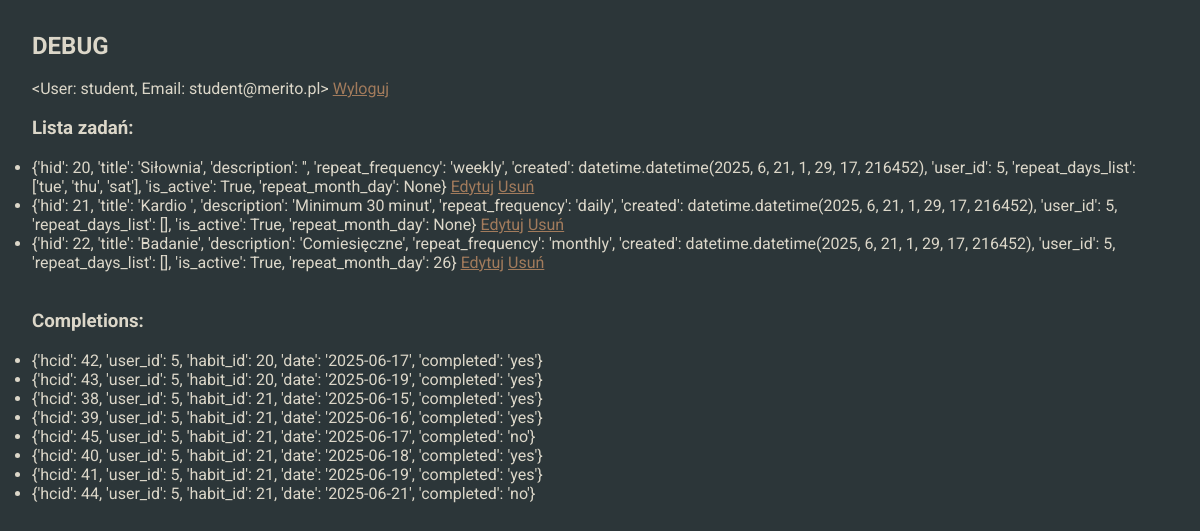
The app's page /debug (signed in) with its own data.
### habitcakesapp/blueprints/userbase/models.py (models this page shows, shortened)
class User(db.Model, UserMixin):
    __tablename__ = 'users'
    uid = db.Column(db.Integer, primary_key=True)
    username = db.Column(db.String, nullable=False)
    password = db.Column(db.String, nullable=False)
    email = db.Column(db.String, nullable=False)
    role = db.Column(db.String,default='user', nullable=False)
    habits = db.relationship('Habit', back_populates='user')
    __table_args__ = (
        db.UniqueConstraint('email', name='_email_uc'),
    )
    def __repr__(self):
        return f'<User: {self.username}, Email: {self.email}>'

### habitcakesapp/blueprints/habits/models.py (models this page shows, shortened)
class Habit(db.Model):
    __tablename__ = 'habits'
    hid = db.Column(db.Integer, primary_key=True)
    title = db.Column(db.String, nullable=False)
    description = db.Column(db.String, nullable=True)
    repeat_frequency = db.Column(db.String, nullable=True)
    repeat_day = db.Column(db.String, nullable=True)
    created = db.Column(db.DateTime, default=datetime.now(), nullable=False)
    is_active = db.Column(db.Boolean, default=True, nullable=False)
    repeat_month_day = db.Column(db.Integer,nullable=True)
    user_id = db.Column(db.Integer, db.ForeignKey('users.uid'), nullable=False, index=True)
    user = db.relationship('User', back_populates='habits')
    completions = db.relationship('HabitCompletion', backref='habit', cascade="all, delete-orphan")

### habitcakesapp/blueprints/core/routes.py (the view)
@core.route('/debug')
@login_required
def debug():
    processed_habits = [
        {
            'hid': h.hid,
            'title': h.title,
            'description': h.description,
            'repeat_frequency': h.repeat_frequency,
            'created': h.created,
            'user_id': h.user_id,
            'repeat_days_list': h.repeat_day.split('.') if h.repeat_day else [],
            'is_active': h.is_active,
            'repeat_month_day': h.repeat_month_day
        }
        for h in current_user.habits
    ]
    completions = HabitCompletion.query.filter_by(user_id=current_user.uid).all()
    processed_completions = [
        {
            'hcid': c.hcid,
            'user_id': c.user_id,
            'habit_id': c.habit_id,
            'date': str(c.date),
            'completed': 'yes' if c.completed else 'no'
        }
        for c in completions
    ]
    return render_template('core/debug.html', habits=processed_habits, completions=processed_completions)

### habitcakesapp/blueprints/core/templates/core/debug.html (shortened to what this page needs)
{% extends "base.html" %}
{% block content %}
    <main class="debug">
        <section class="section_padding">
            <h2>DEBUG</h2><br>
            <span>{{ current_user }}</span>
            <a class="debug__link" href="{{ url_for('userbase.logout') }}">  Wyloguj</a><br><br>
            <h3>Lista zadań:</h3><br>
            <ul>
                {% for habit in habits %}
                <li>{{ habit }} <a class="debug__link" href="{{ url_for('habits.edit_habit', habit_id=habit['hid']) }}">Edytuj</a>
                    <a class="debug__link" href="{{ url_for('habits.delete', habit_id=habit['hid']) }}">Usuń</a>
                </li>
                {% endfor %}
            </ul>
            <br><br>
        <h3>Completions:</h3><br>
            <ul>
                {% for c in completions %}
                <li>{{ c }}</li>
                {% endfor %}
            </ul>
        </section>
    </main>
{% endblock %}

### habitcakesapp/templates/base.html (shortened to what this page needs)
<!DOCTYPE html>
<html lang="pl">
<head>
    <link rel="stylesheet" href="{{ url_for('static', filename='styles.css') }}">
</head>
<body>
    {% block content %}{% endblock %}
</body>
</html>

### habitcakesapp/static/styles.css (style rules this page uses)
html { box-sizing: border-box; scroll-behavior: smooth; }
*, *::before, *::after { box-sizing: inherit; margin: 0; padding: 0; }
body { font-family: "Roboto", sans-serif; color: #DCD7C9; background-color: #2C3639; min-height: 100svh; display: flex; flex-direction: column; justify-content: space-between; }
.section_padding { padding: 2rem 2rem; }
.debug { margin-bottom: auto; }
.debug__link { color: #A27B5C; }

### records on screen
User: username+email "<User: student, Email: student@merito.pl>"
Habit: habit "{'hid': 20, 'title': 'Siłownia', 'description': '', 'repeat_frequency': 'weekly', 'created': datetime.datetime(2025, 6, 21, 1, 29, 17, 216452), 'user_id': 5, 'repeat_days_list': ['tue', 'thu', 'sat'], 'is_active': True, 'repeat_month_day': None}"
Habit: habit "{'hid': 21, 'title': 'Kardio ', 'description': 'Minimum 30 minut', 'repeat_frequency': 'daily', 'created': datetime.datetime(2025, 6, 21, 1, 29, 17, 216452), 'user_id': 5, 'repeat_days_list': [], 'is_active': True, 'repeat_month_day': None}"
Habit: habit "{'hid': 22, 'title': 'Badanie', 'description': 'Comiesięczne', 'repeat_frequency': 'monthly', 'created': datetime.datetime(2025, 6, 21, 1, 29, 17, 216452), 'user_id': 5, 'repeat_days_list': [], 'is_active': True, 'repeat_month_day': 26}"

### other values on screen
{{ c }} "{'hcid': 42, 'user_id': 5, 'habit_id': 20, 'date': '2025-06-17', 'completed': 'yes'}" "{'hcid': 43, 'user_id': 5, 'habit_id': 20, 'date': '2025-06-19', 'completed': 'yes'}" "{'hcid': 38, 'user_id': 5, 'habit_id': 21, 'date': '2025-06-15', 'completed': 'yes'}" "{'hcid': 39, 'user_id': 5, 'habit_id': 21, 'date': '2025-06-16', 'completed': 'yes'}" "{'hcid': 45, 'user_id': 5, 'habit_id': 21, 'date': '2025-06-17', 'completed': 'no'}" "{'hcid': 40, 'user_id': 5, 'habit_id': 21, 'date': '2025-06-18', 'completed': 'yes'}" "{'hcid': 41, 'user_id': 5, 'habit_id': 21, 'date': '2025-06-19', 'completed': 'yes'}" "{'hcid': 44, 'user_id': 5, 'habit_id': 21, 'date': '2025-06-21', 'completed': 'no'}"
